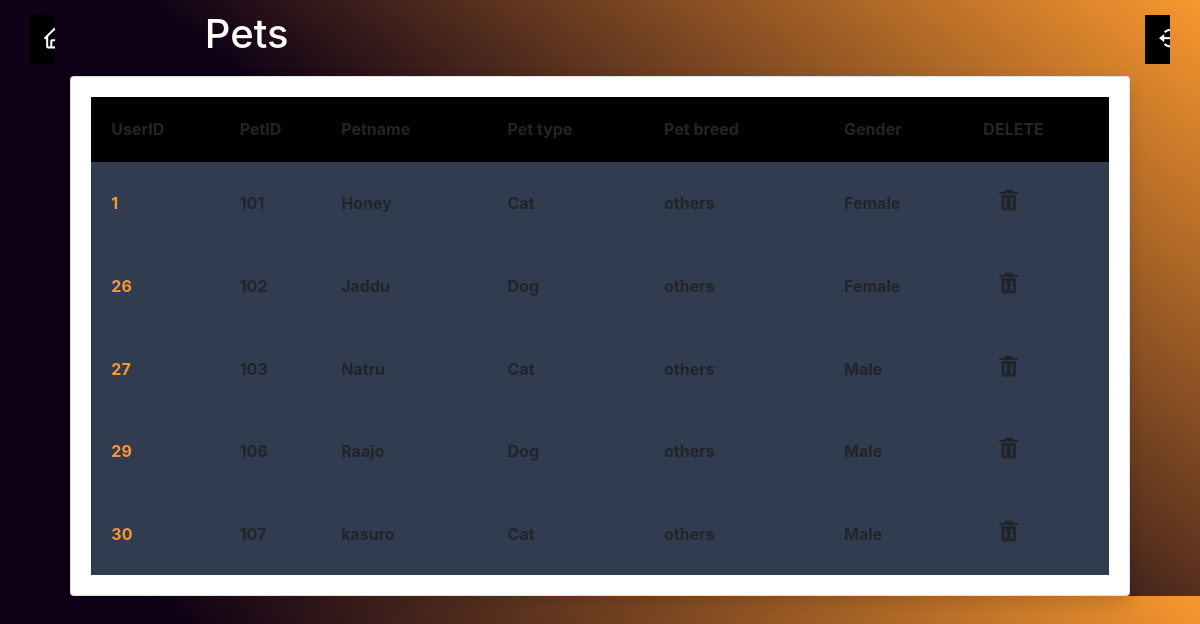
The page /adminpetown.php on the database its author committed.
### tables this page shows
CREATE TABLE `petscust` (
  `ownerid` int(11) NOT NULL,
  `petid` int(11) NOT NULL,
  `petname` varchar(255) NOT NULL,
  `pettype` varchar(255) NOT NULL,
  `petbreed` varchar(100) DEFAULT 'others',
  `gender` varchar(50) NOT NULL
);

### adminpetown.php (the view, shortened to what this page needs)
<!DOCTYPE html>
<html lang="en" dir="ltr">
  <head>
    <link rel="stylesheet" href="adminown.css">
    <link href='https://unpkg.com/boxicons@2.1.4/css/boxicons.min.css' rel='stylesheet'>
    <link rel="stylesheet" href="https://cdnjs.cloudflare.com/ajax/libs/font-awesome/5.15.3/css/all.min.css"/>
<link rel="stylesheet" href="//cdn.jsdelivr.net/npm/alertifyjs@1.13.1/build/css/alertify.min.css"/>
<link rel="stylesheet" href="//cdn.jsdelivr.net/npm/alertifyjs@1.13.1/build/css/themes/default.min.css"/>
<link rel="stylesheet" href="//cdn.jsdelivr.net/npm/alertifyjs@1.13.1/build/css/themes/bootstrap.min.css"/>
  </head>
  <body>
   <section>
             <?php
include('connection.php');
?>
<div class="container-fluid">
<div class="navigation">
  <a class="button" href="login-admin.php">
  <i class='bx bx-log-out-circle bx-sm' ></i>
  </a>
  <a class="button1" href="indexadmin.php">
  <i class='bx bx-home bx-sm' ></i>
  </a>
</div>
  <div class="row">
    <div class="col-md-4">
       <h1 class="text-white">Pets</h1>
    </div>
    <div class="col-md-8 text-center">
</div>
</div>
</div>
    <div class="card shadow mb-0">
        <div class="card-body">
            <div class="table-responsive">
            <?php
                $query = "SELECT * FROM petscust";
                $query_run = mysqli_query($con, $query);
            ?>
                <table class="container">
                    <thead>
                        <tr>
                            <th> UserID </th>
                              <th> PetID </th>
                            <th> Petname </th>
                            <th>Pet type</th>
                            <th>Pet breed</th>
                            <th>Gender</th>
                            <th>DELETE</th>
                        </tr>
                    </thead>
                    <tbody>
                        <?php
                        if(mysqli_num_rows($query_run) > 0)
                        {
                            while($row = mysqli_fetch_assoc($query_run))
                            {
                        ?>
                            <tr>
                                <td><?php  echo $row['ownerid']; ?></td>
                                <td><?php  echo $row['petid']; ?></td>
                                <td><?php  echo $row['petname']; ?></td>
                                <td><?php  echo $row['pettype']; ?></td>
                                <td><?php  echo $row['petbreed']; ?></td>
                                <td><?php  echo $row['gender']; ?></td>
                                <td>
                                    <form action="adminpetown.php" method="post">
                                        <button class="btn" type="submit" name="delete_btn" ><i class='bx bxs-trash bx-tada bx-sm' ></i></button>
                                    </form>
                                </td>
                            </tr>
                        <?php
                            }
                        }
                        else {
                            echo "No Record Found";
                        }
                        ?>
                    </tbody>
                </table>
            </div>
        </div>
    </div>
   </section>
  </body>
</html>

### adminown.css (style rules this page uses)
body { font-family: 'Open Sans', sans-serif; font-weight: 300; line-height: 1.42em; color:#A7A1AE; background: rgb(249,152,47); background: linear-gradient(219deg, rgba(249,152,47,1) 0%, rgba(16,2,22,1) 54%); }
h1 { font-size:3em; font-weight: bold; line-height:1em; text-align: center; padding-top: 10px; padding-bottom: 10px; color: dodgerblue; }
.container { text-align: left; overflow: hidden; width: 70%; margin: 0 auto; display: table; padding: 0 0 8em 0; }
.container td, .container th { padding-bottom: 2%; padding-top: 2%; padding-left:2%; font-weight: bold; }
.container tr:nth-child(odd) { background-color: #323C50; }
.container tr:nth-child(even) { background-color: #323C50; }
.container th { background: black; }
.container td:first-child { color: #f9982f; }
button { background-color: #323C50; border: none; color: white; padding: 15px 32px; text-align: center; font-weight: bold; text-decoration: none; display: inline-block; }
.btn { background-color: DodgerBlue; border: none; color: white; padding: 12px 16px; font-size: 16px; cursor: pointer; }
.navigation { width: 100%; background-color: black; }
.navigation i { width: 25px; border-radius: 50px; float: left; }
.button { text-decoration: none; float: right; padding: 12px; margin: 15px; color: white; width: 25px; background-color: black; transition: width .35s; -webkit-transition: width .35s; overflow: hidden }
a { text-decoration: none; }
.button1 { text-decoration: none; float: left; padding: 12px; margin: 15px; color: white; width: 25px; background-color: black; transition: width .35s; -webkit-transition: width .35s; overflow: hidden }

### rows shown on the page
petscust: ownerid "1", petid "101", petname "Honey", pettype "Cat", petbreed "others", gender "Female"
petscust: ownerid "26", petid "102", petname "Jaddu", pettype "Dog", petbreed "others", gender "Female"
petscust: ownerid "27", petid "103", petname "Natru", pettype "Cat", petbreed "others", gender "Male"
petscust: ownerid "29", petid "106", petname "Raajo", pettype "Dog", petbreed "others", gender "Male"
petscust: ownerid "30", petid "107", petname "kasuro", pettype "Cat", petbreed "others", gender "Male"
